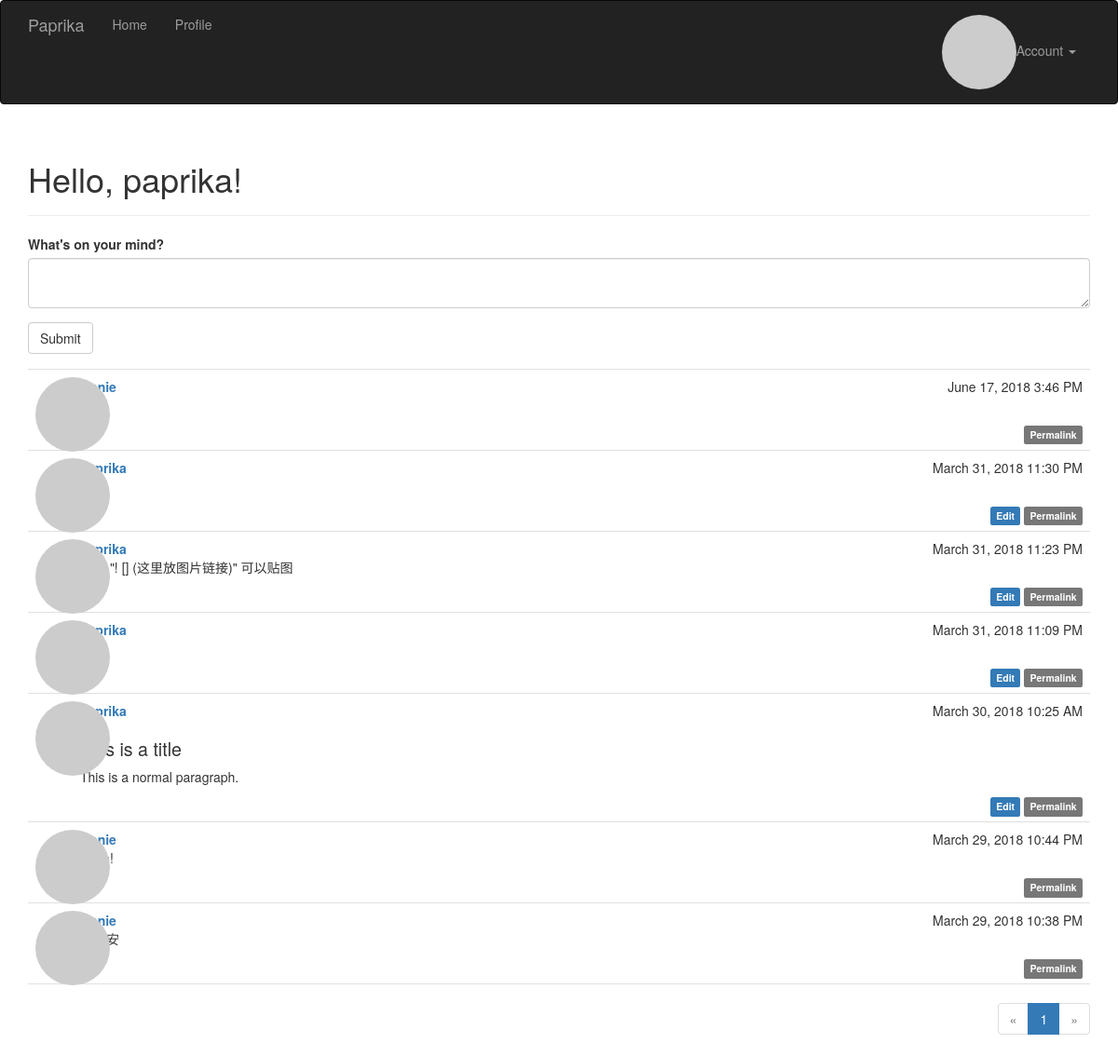
Screenshot of / (signed in) with the database file from the repository.
### app/models.py (models this page shows, shortened)
class User(UserMixin, db.Model):
    __tablename__ = 'users'
    id = db.Column(db.Integer, primary_key=True)
    email = db.Column(db.String(64), unique=True, index=True)
    username = db.Column(db.String(64), unique=True, index=True)
    role_id = db.Column(db.Integer, db.ForeignKey('roles.id'))
    password_hash = db.Column(db.String(128))
    confirmed = db.Column(db.Boolean, default=False)
    name = db.Column(db.String(64))
    location = db.Column(db.String(64))
    about_me = db.Column(db.Text())
    member_since = db.Column(db.DateTime(), default=datetime.now)
    last_seen = db.Column(db.DateTime(), default=datetime.now)
    followed = db.relationship('Follow', foreign_keys=[Follow.follower_id], backref=db.backref('follower', lazy='joined'), lazy='dynamic', cascade='all, delete-orphan')
    follower = db.relationship('Follow', foreign_keys=[Follow.followed_id],
                               backref=db.backref('followed', lazy='joined'), lazy='dynamic',
                               cascade='all, delete-orphan')
    avatar_hash = db.Column(db.String(32))
    posts = db.relationship('Post', backref='author', lazy='dynamic')
    @property
    def password(self):
        raise AttributeError('password is not a readable attribute')
    def can(self, permissions):
        return self.role is not None and self.role.has_permission(permissions)
    def is_admin(self):
        return self.can(Permission.ADMINISTER)
    def ping(self):
        self.last_seen = datetime.now()
        db.session.add(self)
    def gravatar(self, size=100, default='identicon', rating='g'):
        if request.is_secure:
            url = 'https://secure.gravatar.com/avatar'
        else:
            url = 'https://www.gravatar.com/avatar'
        hash = self.avatar_hash or hashlib.md5(self.email.encode('utf-8')).hexdigest()
        return '{url}/{hash}?s={size}&d={default}&r={rating}'.format(
            url=url, hash=hash, size=size, default=default, rating=rating)

class Post(db.Model):
    __tablename__ = 'posts'
    id = db.Column(db.Integer, primary_key=True)
    body = db.Column(db.Text)
    timestamp = db.Column(db.DateTime, index=True, default=datetime.now)
    author_id = db.Column(db.Integer, db.ForeignKey('users.id'))
    body_html = db.Column(db.Text)

### app/main/views.py (the view)
@main.route('/', methods=['GET', 'POST'])
def index():
    form = PostForm()
    if current_user.can(Permission.WRITE) and form.validate_on_submit():
        post = Post(body=form.body.data, author=current_user._get_current_object()) # 11章「博客文章」有说明，获取真正的用户对象
        db.session.add(post)
        db.session.commit()
        return redirect(url_for('.index'))
    page = request.args.get('page', 1, type=int)
    pagination = Post.query.order_by(Post.timestamp.desc()).paginate(page, per_page=current_app.config['FLASKY_POSTS_PER_PAGE'], error_out=False)
    posts = pagination.items
    return render_template('index.html', form=form, posts=posts, pagination=pagination)

### app/main/forms.py
class PostForm(FlaskForm):
    body = PageDownField("What's on your mind?", validators=[DataRequired()])
    submit = SubmitField('Submit')

### app/auth/views.py (called while the page is built)
@auth.before_app_request
def before_request():
    if current_user.is_authenticated:
        current_user.ping()
        if  not current_user.confirmed \
                and request.endpoint \
                and request.blueprint != 'auth' \
                and request.endpoint != 'static':
            return redirect(url_for('auth.unconfirmed'))

### app/main/__init__.py (called while the page is built)
@main.app_context_processor
def inject_permission():
    return dict(Permission=Permission)

### app/models.py (called while the page is built)
@login_manager.user_loader
def load_user(user_id):
    return User.query.get(int(user_id))

    def has_permission(self, perm):
        return self.permissions & perm == perm

### app/templates/index.html (shortened to what this page needs)
{% extends "base.html" %}
{% import "bootstrap/wtf.html" as wtf %}
{% import "_macros.html" as macros %}
{% block page_content %}
<div class="page-header">
    <h1>Hello, {% if current_user.is_authenticated %}{{ current_user.username }}{% else %}Stranger{% endif %}!</h1>
</div>
<div>
	{% if current_user.can(Permission.WRITE) %}
	{{ wtf.quick_form(form) }}
	{% endif %}
</div>
{% include '_posts.html' %}
{% if pagination %}
<div class="pagination">
    {{ macros.pagination_widget(pagination, '.index') }}
</div>
{% endif %}
{% endblock %}

### app/templates/_posts.html (shortened to what this page needs)
<ul class="posts">
    {% for post in posts %}
    <li class="post">
        <div class="post-thumbnail">
            <a href="{{ url_for('.user', username=post.author.username) }}">
                <img class="img-circle profile-thumbnail" src="{{ post.author.gravatar(size=40) }}">
            </a>
        </div>
        <div class="post-content">
            <div class="post-date">{{ moment(post.timestamp).format("LLL") }}</div>
            <div class="post-author"><a href="{{ url_for('.user', username=post.author.username) }}">{{ post.author.username }}</a></div>
            <div class="post-body">
                {% if post.body_html %}
                    {{ post.body_html | safe}}
                {% else %}
                    {{ post.body }}
                {% endif %}
            </div>
            <div class="post-footer">
                {% if current_user == post.author %}
                <a href="{{ url_for('.edit', id=post.id) }}">
                    <span class="label label-primary">Edit</span>
                </a>
                {% endif %}
                <a href="{{ url_for('.post', id=post.id) }}">
                    <span class="label label-default">Permalink</span>
                </a>
            </div>
        </div>
    </li>
    {% endfor %}
</ul>

### app/static/styles.css (style rules this page uses)
.profile-thumbnail { position: absolute; }
ul.posts { list-style-type: none; padding: 0px; margin: 16px 0px 0px 0px; border-top: 1px solid #e0e0e0; }
ul.posts li.post { padding: 8px; border-bottom: 1px solid #e0e0e0; }
div.post-date { float: right; }
div.post-author { font-weight: bold; }
div.post-thumbnail { position: absolute; }
div.post-content { margin-left: 48px; min-height: 48px; }
div.post-footer { text-align: right; }
div.pagination { width: 100%; text-align: right; padding: 0px; margin: 0px; }
.post-body h1 { font-size: 140%; }

### app/templates/_posts.html (style rules this page uses)
div.post-footer { text-align: right; }

### rows the page displays
User: username "paprika"
Post: timestamp "June 17, 2018 3:46 PM", author.username "Annie"
Post: timestamp "March 31, 2018 11:30 PM", author.username "paprika"
Post: timestamp "March 31, 2018 11:23 PM", author.username "paprika", body_html "使用 \"! [] (这里放图片链接)\" 可以贴图"
Post: timestamp "March 31, 2018 11:09 PM", author.username "paprika"
Post: timestamp "March 30, 2018 10:25 AM", author.username "paprika", body_html "This is a title This is a normal paragraph."
Post: timestamp "March 29, 2018 10:44 PM"
Post: timestamp "March 29, 2018 10:38 PM"

### other values shown
{{ p }} "1"
